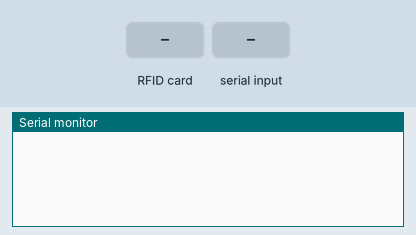
Simulated run of this sketch. Board: Arduino Mega 2560, built with avr-gcc and run on an emulated ATmega2560. Shown: the last lines printed to the serial monitor. Wiring (inferred from the names in the program): IR receiver: data pin 2. Inputs (shaded band) come from the test bench.

Above: at 1.2 s.
1.3 s: RFID card 5E 7A 19 C4 held to the reader
At 2.2 s:
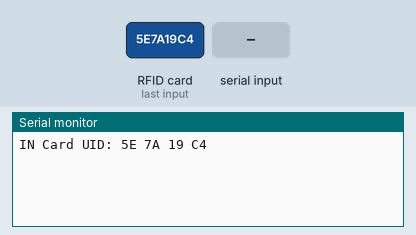
3.1 s: "1" received over the second serial link
At 5.0 s:
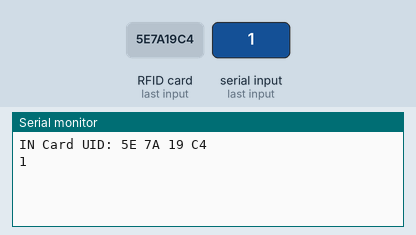
5.6 s: "0" received over the second serial link
At 7.3 s:
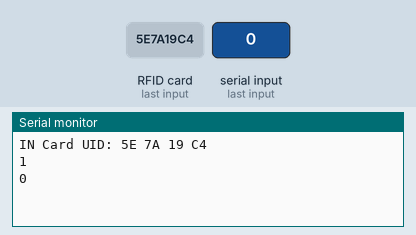

Measured:
- after the input at 1.3 s, the serial monitor: prints a new line after 0.31 s (image 1)
- after the input at 3.1 s, the serial monitor: prints a new line after 1.0 s (image 2)
- after the input at 5.6 s, the serial monitor: prints a new line after 1.1 s (image 3)

The sketch:

serialmain.ino
```cpp
//////////////////////////////////SERIAL MAIN IN////////////////////////////////
////////////////////////////////////READ RFID///////////////////////////////////
#include <SPI.h>
#include <MFRC522.h>
#define RST_PIN         5             // Configurable, see typical pin layout above
#define SS_PIN          53            // Configurable, see typical pin layout above
MFRC522 mfrc522(SS_PIN, RST_PIN);     // Create MFRC522 instance

///READING DE CARD UID
void uid_array(byte *buffer, byte bufferSize) {
   for (byte i = 0; i < bufferSize; i++) {
      Serial.print(buffer[i] < 0x10 ? " 0" : " ");
      Serial.print(buffer[i], HEX);
   }
}

////////////////////////////////////IRSENSOR////////////////////////////////////
int IRSensor = 2;                     //Define the IRsensor connection

void setup() {

////////////////////////////////////READ RFID///////////////////////////////////
  Serial.begin(9600);                 // Initialize serial communications with the PC
  while (!Serial);                    // Do nothing if no serial port is opened (added for Arduinos based on ATMEGA32U4)
  SPI.begin();                        // Init SPI bus
  mfrc522.PCD_Init();                 // Init MFRC522
  delay(5);                           // Optional delay.

////////////////////////////////////IRSENSOR////////////////////////////////////
  pinMode (IRSensor, INPUT);          //Set IRSensor digital pin 2 as INPUT

//////////////////////////////////////HC-05/////////////////////////////////////
  Serial1.begin(9600);// Initialize serial communication with the HC-05

//////////////////////////////////CELDAS DE CARGA///////////////////////////////

}

void loop() {
////////////////////////////////////IRSENSOR////////////////////////////////////
  int IRstatus = digitalRead(IRSensor);
  if (IRstatus == 0){
    String IRID = "IR";
    String IRBus = IRID +' '+ String(IRstatus+1);
    Serial.println(IRBus);
    delay(500);
  }else{
    String IRID = "IR";
    String IRBus = IRID +' '+ String(IRstatus-1);
    //Serial.println(IRBus);
    delay(500);
  }

//////////////////////////////////////HC-05/////////////////////////////////////
  String EXDataBus;
  if(Serial1.available() > 0){
    EXDataBus = Serial1.readString();
    Serial.println(EXDataBus);
  }

//////////////////////////////////CELDAS DE CARGA///////////////////////////////

////////////////////////////////////READ RFID///////////////////////////////////

  // Reset the loop if no new card present on the sensor/reader. This saves the entire process when idle.
  if (!mfrc522.PICC_IsNewCardPresent()){
    return;
  }
  // Select one of the cards
  if ( ! mfrc522.PICC_ReadCardSerial()){
    return;
  }
  else {
    Serial.print("IN ");
    Serial.print(F("Card UID:"));
    uid_array(mfrc522.uid.uidByte, mfrc522.uid.size);
    Serial.println();
    // Finalizar lectura actual
    mfrc522.PICC_HaltA();
    delay(500);
  }
}
```
